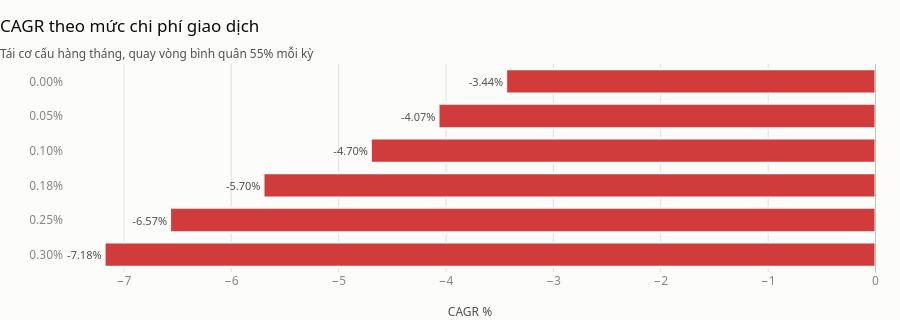

Notebook cell for this chart:
### Code cell
ve_cp = nhay_cam.assign(cp=lambda d: d["chi phí một chiều"])
bar_ngang(
    ve_cp,
    nhan="cp",
    gia_tri="CAGR %",
    tieu_de="CAGR theo mức chi phí giao dịch",
    phu_de=f"Tái cơ cấu hàng tháng, quay vòng bình quân {dung['quay_vong']:.0%} mỗi kỳ",
    nhan_x="CAGR %",
    dinh_dang_nhan="{:+.2f}%",
)

### Figure 1 — Plotly figure (JSON) as saved in the notebook; plotly's stock layout.template omitted (floating-point values rounded to 4 significant figures)
{"data": [{"cliponaxis": false, "hovertemplate": "%{y}: %{x:,.2f}<extra></extra>", "marker": {"color": ["#d03b3b", "#d03b3b", "#d03b3b", "#d03b3b", "#d03b3b", "#d03b3b"], "line": {"color": "#fcfcfb", "width": 2}}, "orientation": "h", "text": ["-7.18%", "-6.57%", "-5.70%", "-4.70%", "-4.07%", "-3.44%"], "textfont": {"color": "#52514e", "size": 11}, "textposition": "outside", "type": "bar", "x": [-7.18, -6.57, -5.7, -4.7, -4.07, -3.44], "y": ["0.30%", "0.25%", "0.18%", "0.10%", "0.05%", "0.00%"]}], "layout": {"bargap": 0.3, "height": 320, "shapes": [{"line": {"color": "#c3c2b7", "width": 1}, "type": "line", "x0": 0, "x1": 0, "xref": "x", "y0": 0, "y1": 1, "yref": "y domain"}], "showlegend": false, "title": {"text": "CAGR theo mức chi phí giao dịch<br><sub style='color:#52514e'>Tái cơ cấu hàng tháng, quay vòng bình quân 55% mỗi kỳ</sub>"}, "xaxis": {"gridcolor": "#e1e0d9", "showgrid": true, "title": {"text": "CAGR %"}}, "yaxis": {"showgrid": false, "type": "category"}}}
